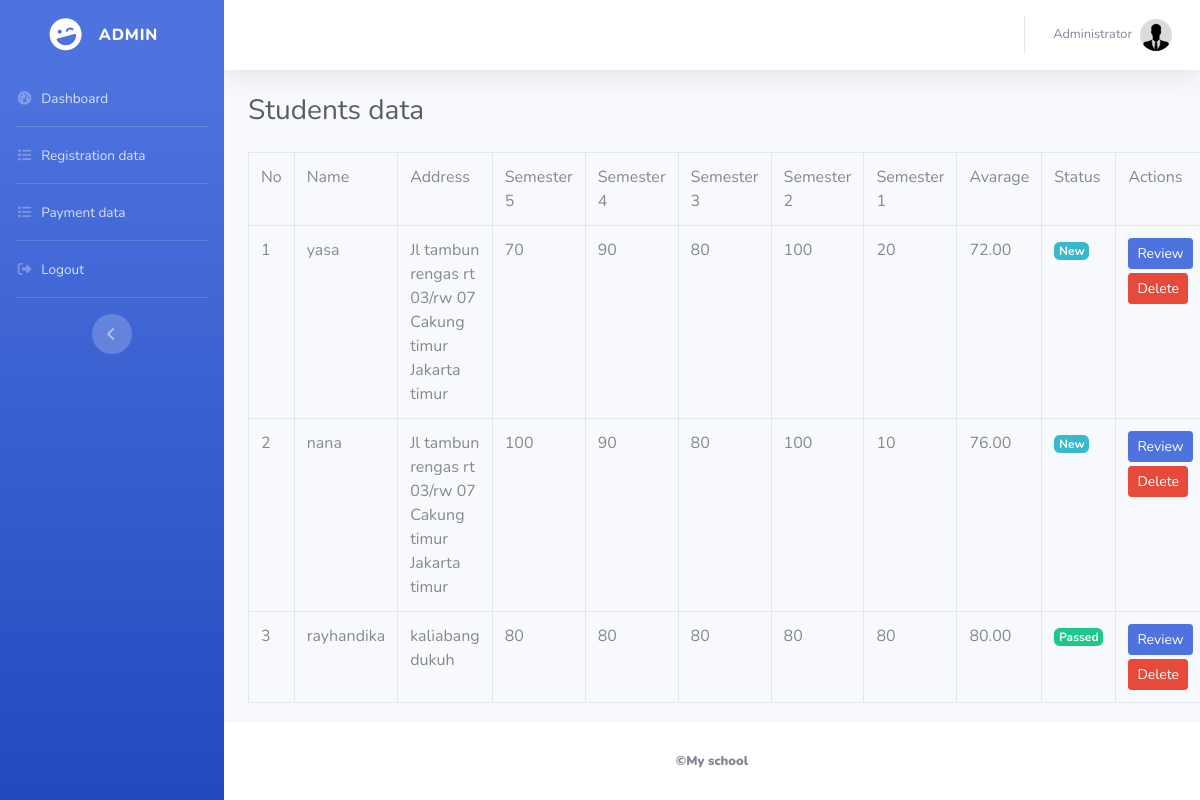
The app's page /admin/pendaftaran.php (signed in) with its own data.
### tables this page shows
CREATE TABLE `nilai` (
  `id` int(11) NOT NULL,
  `nilai_semester1` double DEFAULT NULL,
  `nilai_semester2` double DEFAULT NULL,
  `nilai_semester3` double DEFAULT NULL,
  `nilai_semester4` double DEFAULT NULL,
  `nilai_semester5` double DEFAULT NULL,
  `status` int(1) NOT NULL,
  `pendaftar_id` int(11) DEFAULT NULL
);

CREATE TABLE `pendaftar` (
  `id` int(11) NOT NULL,
  `nama` varchar(100) DEFAULT NULL,
  `tmpt_lahir` varchar(100) DEFAULT NULL,
  `tgl_lahir` date DEFAULT NULL,
  `jenis_kelamin` enum('L','P') DEFAULT NULL,
  `agama` varchar(45) DEFAULT NULL,
  `alamat` text DEFAULT NULL,
  `email` varchar(100) DEFAULT NULL,
  `telepon` varchar(45) DEFAULT NULL,
  `foto` varchar(100) NOT NULL,
  `users_id` int(11) DEFAULT NULL
);

### admin/pendaftaran_control.php (called while the page is built, shortened)
<?php
$all_pendaftar = mysqli_query($koneksi, "SELECT pendaftar.*, nilai.nilai_semester1, nilai.nilai_semester2, nilai.nilai_semester3, nilai.nilai_semester4, nilai.nilai_semester5, nilai.status FROM pendaftar, nilai WHERE pendaftar.id = nilai.pendaftar_id");
?>

### admin/pendaftaran.php (the view, shortened to what this page needs)
<?php include('../config/auto_load.php'); ?>
<?php include('pendaftaran_control.php'); ?>
<?php include('../template/header.php'); ?>
<div class="container-fluid">
  <h1 class="h3 mb-4 text-gray-800">Students data</h1>
  <div class="row">
    <div class="col-md-12">
      <table class="table table-bordered table-hover">
        <tr>
          <td>No</td>
          <td>Name</td>
          <td>Address</td>
          <td>Semester 5</td>
          <td>Semester 4</td>
          <td>Semester 3</td>
          <td>Semester 2</td>
          <td>Semester 1</td>
          <td>Avarage</td>
          <td>Status</td>
          <td>Actions</td>
        </tr>
        <?php
        $no = 1;
        while($p = mysqli_fetch_array($all_pendaftar)) { ?>
        <tr>
          <td><?= $no++ ?></td>
          <td><?= $p['nama'] ?></td>
          <td><?= $p['alamat'] ?></td>
          <td><?= $p['nilai_semester5'] ?></td>
          <td><?= $p['nilai_semester4'] ?></td>
          <td><?= $p['nilai_semester3'] ?></td>
          <td><?= $p['nilai_semester2'] ?></td>
          <td><?= $p['nilai_semester1'] ?></td>
          <td>
            <?=  number_format(($p['nilai_semester5'] + $p['nilai_semester4'] + $p['nilai_semester3'] + $p['nilai_semester2'] + $p['nilai_semester1']) / 5, 2) ?>
          </td>
          <?php
          if($p['status'] == 0) {
            $status = '<span class="badge badge-info">New</span>';
          } else if ($p['status'] == 1) {
            $status = '<span class="badge badge-success">Passed</span>';
          } else if ($p['status'] == 2) {
            $status = '<span class="badge badge-danger">Not qualify</span>';
          }
          ?>
          <td><?= $status ?></td>
          <td>
              <a href="detailpendaftar.php?id=<?= $p['id'] ?>" class="btn btn-primary btn-sm mb-1">Review</a>
              <a href="" class="btn btn-danger btn-sm" data-toggle="modal" data-target="#modalHapus_<?= $p['id'] ?>">Delete</a>
          </td>
        </tr>
        <div class="modal fade" id="modalHapus_<?= $p['id'] ?>" tabindex="-1" role="dialog" aria-labelledby="exampleModalLabel" aria-hidden="true">
            <div class="modal-dialog" role="document">
                <div class="modal-content">
                  <div class="modal-body">
                    <p>You will delete the registrant data in the name "<?= $p['nama'] ?>". <br>
                    <b> Data will be deleted permanently.<b></p>
                  </div>
                </div>
            </div>
        </div>
        <?php }
        ?>
      </table>
    </div>
  </div>
</div>
<?php include('../template/footer.php'); ?>

### records on screen
nilai: pendaftar.nama "yasa", pendaftar.alamat "Jl tambun rengas rt 03/rw 07 Cakung timur Jakarta timur", nilai_semester5 "70", nilai_semester4 "90", nilai_semester3 "80", nilai_semester2 "100", nilai_semester1 "20", nilai_semester5+nilai_semester4+nilai_semester3 "72.00", status "New"
nilai: pendaftar.nama "nana", pendaftar.alamat "Jl tambun rengas rt 03/rw 07 Cakung timur Jakarta timur", nilai_semester5 "100", nilai_semester4 "90", nilai_semester3 "80", nilai_semester2 "100", nilai_semester1 "10", nilai_semester5+nilai_semester4+nilai_semester3 "76.00", status "New"
nilai: pendaftar.nama "rayhandika", pendaftar.alamat "kaliabang dukuh", nilai_semester5 "80", nilai_semester4 "80", nilai_semester3 "80", nilai_semester2 "80", nilai_semester1 "80", nilai_semester5+nilai_semester4+nilai_semester3 "80.00", status "Passed"

### other values on screen
$_SESSION['nama'] "Administrator"
